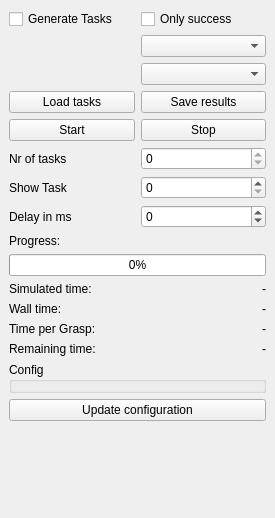
<?xml version="1.0" encoding="UTF-8"?>
<ui version="4.0">
 <class>SimTaskPlugin</class>
 <widget class="QDockWidget" name="SimTaskPlugin">
  <property name="geometry">
   <rect>
    <x>0</x>
    <y>0</y>
    <width>275</width>
    <height>518</height>
   </rect>
  </property>
  <property name="windowTitle">
   <string>DockWidget</string>
  </property>
  <widget class="QWidget" name="dockWidgetContents">
   <layout class="QVBoxLayout" name="verticalLayout_2">
    <item>
     <layout class="QVBoxLayout" name="verticalLayout">
      <item>
       <layout class="QGridLayout" name="gridLayout">
        <item row="3" column="0">
         <widget class="QPushButton" name="_loadTaskBtn">
          <property name="text">
           <string>Load tasks</string>
          </property>
         </widget>
        </item>
        <item row="5" column="0">
         <widget class="QPushButton" name="_startBtn">
          <property name="text">
           <string>Start</string>
          </property>
         </widget>
        </item>
        <item row="5" column="1">
         <widget class="QPushButton" name="_stopBtn">
          <property name="text">
           <string>Stop</string>
          </property>
         </widget>
        </item>
        <item row="3" column="1">
         <widget class="QPushButton" name="_saveResultBtn">
          <property name="text">
           <string>Save results</string>
          </property>
         </widget>
        </item>
        <item row="0" column="0">
         <widget class="QCheckBox" name="_genTasksBox">
          <property name="text">
           <string>Generate Tasks</string>
          </property>
         </widget>
        </item>
        <item row="0" column="1">
         <widget class="QCheckBox" name="_onlySuccessBox">
          <property name="text">
           <string>Only success</string>
          </property>
         </widget>
        </item>
        <item row="1" column="1">
         <widget class="QComboBox" name="_typeComboBox"/>
        </item>
        <item row="2" column="1">
         <widget class="QComboBox" name="_objectComboBox"/>
        </item>
       </layout>
      </item>
      <item>
       <layout class="QGridLayout" name="gridLayout_2">
        <item row="0" column="1">
         <widget class="QSpinBox" name="_nrTaskSpinBox">
          <property name="readOnly">
           <bool>true</bool>
          </property>
         </widget>
        </item>
        <item row="0" column="0">
         <widget class="QLabel" name="label_2">
          <property name="text">
           <string>Nr of tasks</string>
          </property>
         </widget>
        </item>
        <item row="1" column="0">
         <widget class="QLabel" name="label_3">
          <property name="text">
           <string>Show Task</string>
          </property>
         </widget>
        </item>
        <item row="1" column="1">
         <widget class="QSpinBox" name="_showTaskSpinBox"/>
        </item>
        <item row="2" column="1">
         <widget class="QSpinBox" name="_delaySpin">
          <property name="minimum">
           <number>-1</number>
          </property>
          <property name="maximum">
           <number>1000</number>
          </property>
         </widget>
        </item>
        <item row="2" column="0">
         <widget class="QLabel" name="label_4">
          <property name="text">
           <string>Delay in ms</string>
          </property>
         </widget>
        </item>
       </layout>
      </item>
      <item>
       <layout class="QHBoxLayout" name="horizontalLayout"/>
      </item>
      <item>
       <widget class="QLabel" name="label">
        <property name="text">
         <string>Progress:</string>
        </property>
       </widget>
      </item>
      <item>
       <widget class="QProgressBar" name="_progressBar">
        <property name="value">
         <number>0</number>
        </property>
       </widget>
      </item>
      <item>
       <layout class="QFormLayout" name="formLayout">
        <item row="0" column="0">
         <widget class="QLabel" name="label_5">
          <property name="text">
           <string>Simulated time:</string>
          </property>
         </widget>
        </item>
        <item row="0" column="1">
         <widget class="QLabel" name="_simTimeLbl">
          <property name="text">
           <string>-</string>
          </property>
          <property name="alignment">
           <set>Qt::AlignRight|Qt::AlignTrailing|Qt::AlignVCenter</set>
          </property>
         </widget>
        </item>
        <item row="1" column="0">
         <widget class="QLabel" name="label_7">
          <property name="text">
           <string>Wall time:</string>
          </property>
         </widget>
        </item>
        <item row="1" column="1">
         <widget class="QLabel" name="_wallTimeLbl">
          <property name="text">
           <string>-</string>
          </property>
          <property name="alignment">
           <set>Qt::AlignRight|Qt::AlignTrailing|Qt::AlignVCenter</set>
          </property>
         </widget>
        </item>
        <item row="2" column="0">
         <widget class="QLabel" name="label_6">
          <property name="text">
           <string>Time per Grasp:</string>
          </property>
         </widget>
        </item>
        <item row="2" column="1">
         <widget class="QLabel" name="_timePerGraspLbl">
          <property name="text">
           <string>-</string>
          </property>
          <property name="alignment">
           <set>Qt::AlignRight|Qt::AlignTrailing|Qt::AlignVCenter</set>
          </property>
         </widget>
        </item>
        <item row="3" column="0">
         <widget class="QLabel" name="label_8">
          <property name="text">
           <string>Remaining time:</string>
          </property>
         </widget>
        </item>
        <item row="3" column="1">
         <widget class="QLabel" name="_timeToFinishLbl">
          <property name="text">
           <string>-</string>
          </property>
          <property name="alignment">
           <set>Qt::AlignRight|Qt::AlignTrailing|Qt::AlignVCenter</set>
          </property>
         </widget>
        </item>
       </layout>
      </item>
      <item>
       <widget class="QGroupBox" name="_configGroupBox">
        <property name="title">
         <string>Config</string>
        </property>
        <property name="checkable">
         <bool>false</bool>
        </property>
       </widget>
      </item>
      <item>
       <widget class="QPushButton" name="_updateConfigBtn">
        <property name="text">
         <string>Update configuration</string>
        </property>
       </widget>
      </item>
      <item>
       <spacer name="verticalSpacer">
        <property name="orientation">
         <enum>Qt::Vertical</enum>
        </property>
        <property name="sizeHint" stdset="0">
         <size>
          <width>20</width>
          <height>40</height>
         </size>
        </property>
       </spacer>
      </item>
     </layout>
    </item>
   </layout>
  </widget>
 </widget>
 <resources/>
 <connections/>
</ui>
